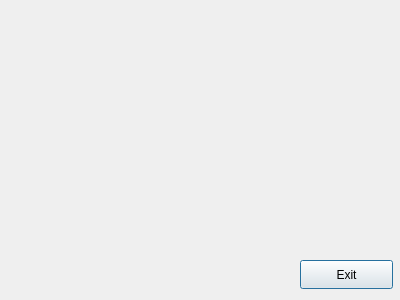
<?xml version="1.0" encoding="UTF-8"?>
<ui version="4.0">
 <class>testimonials</class>
 <widget class="QDialog" name="testimonials">
  <property name="geometry">
   <rect>
    <x>0</x>
    <y>0</y>
    <width>400</width>
    <height>300</height>
   </rect>
  </property>
  <property name="windowTitle">
   <string>Dialog</string>
  </property>
  <widget class="QPushButton" name="exitButton">
   <property name="geometry">
    <rect>
     <x>300</x>
     <y>260</y>
     <width>93</width>
     <height>29</height>
    </rect>
   </property>
   <property name="text">
    <string>Exit</string>
   </property>
  </widget>
 </widget>
 <resources/>
 <connections/>
</ui>
